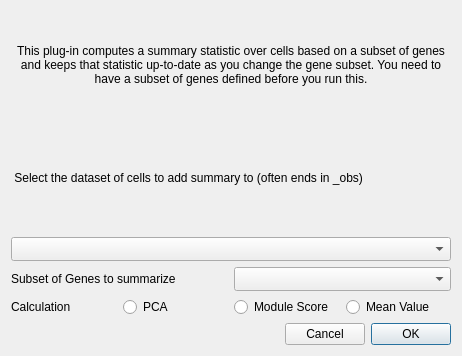
<?xml version="1.0" encoding="UTF-8"?>
<ui version="4.0">
 <class>PCASubset</class>
 <widget class="QDialog" name="PCASubset">
  <property name="geometry">
   <rect>
    <x>0</x>
    <y>0</y>
    <width>462</width>
    <height>356</height>
   </rect>
  </property>
  <property name="windowTitle">
   <string>Summarize Gene Subset</string>
  </property>
  <layout class="QGridLayout" name="gridLayout">
   <item row="0" column="0">
    <widget class="QLabel" name="label_5">
     <property name="text">
      <string>This plug-in computes a summary statistic over cells based on a subset of genes and keeps that statistic up-to-date as you change the gene subset. You need to have a subset of genes defined before you run this.</string>
     </property>
     <property name="alignment">
      <set>Qt::AlignCenter</set>
     </property>
     <property name="wordWrap">
      <bool>true</bool>
     </property>
    </widget>
   </item>
   <item row="2" column="0">
    <widget class="QComboBox" name="combosel_data">
     <property name="sizeAdjustPolicy">
      <enum>QComboBox::AdjustToMinimumContentsLengthWithIcon</enum>
     </property>
    </widget>
   </item>
   <item row="3" column="0">
    <layout class="QHBoxLayout" name="horizontalLayout_7">
     <item>
      <widget class="QLabel" name="label_8">
       <property name="text">
        <string>Subset of Genes to summarize</string>
       </property>
      </widget>
     </item>
     <item>
      <widget class="QComboBox" name="combosel_genesubset">
       <property name="sizeAdjustPolicy">
        <enum>QComboBox::AdjustToMinimumContentsLengthWithIcon</enum>
       </property>
      </widget>
     </item>
    </layout>
   </item>
   <item row="4" column="0">
    <layout class="QHBoxLayout" name="horizontalLayout_3">
     <item>
      <layout class="QHBoxLayout" name="horizontalLayout_2">
       <item>
        <widget class="QLabel" name="label">
         <property name="text">
          <string>Calculation</string>
         </property>
        </widget>
       </item>
      </layout>
     </item>
     <item>
      <widget class="QRadioButton" name="bool_do_pca">
       <property name="text">
        <string>PCA</string>
       </property>
      </widget>
     </item>
     <item>
      <widget class="QRadioButton" name="bool_do_module">
       <property name="text">
        <string>Module Score</string>
       </property>
      </widget>
     </item>
     <item>
      <widget class="QRadioButton" name="bool_do_means">
       <property name="text">
        <string>Mean Value</string>
       </property>
      </widget>
     </item>
    </layout>
   </item>
   <item row="5" column="0">
    <layout class="QHBoxLayout" name="horizontalLayout_6">
     <item>
      <spacer name="horizontalSpacer">
       <property name="orientation">
        <enum>Qt::Horizontal</enum>
       </property>
       <property name="sizeHint" stdset="0">
        <size>
         <width>40</width>
         <height>20</height>
        </size>
       </property>
      </spacer>
     </item>
     <item>
      <widget class="QPushButton" name="button_cancel">
       <property name="text">
        <string>Cancel</string>
       </property>
      </widget>
     </item>
     <item>
      <widget class="QPushButton" name="button_ok">
       <property name="text">
        <string>OK</string>
       </property>
       <property name="default">
        <bool>true</bool>
       </property>
      </widget>
     </item>
    </layout>
   </item>
   <item row="1" column="0">
    <widget class="QLabel" name="label_2">
     <property name="text">
      <string> Select the dataset of cells to add summary to (often ends in _obs)</string>
     </property>
    </widget>
   </item>
  </layout>
 </widget>
 <resources/>
 <connections/>
</ui>
